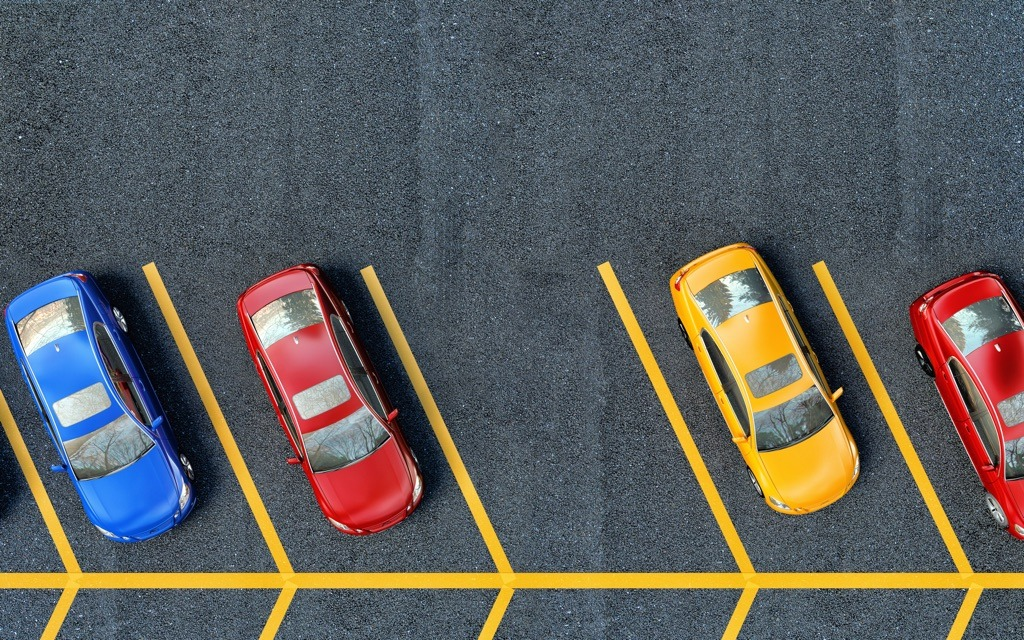
#> input picture parkingslots.jpg, 1024 x 640 px
$ python smartparkingdetect.py
#> lines starting #> are read from the running program, lines starting #| are printed output that depends on the picture; after the words box and inside, x2 and y2 are one past the last pixel; in counts of white or black regions, pixels touching at a corner belong together
import cv2
import numpy as np

# Load the image
img = cv2.imread('parkingslots.jpg')
#> img is the input picture: shape (640, 1024, 3); mean B, G, R 92, 94.1, 94.5
# Convert to grayscale
img_gray = cv2.cvtColor(img, cv2.COLOR_BGR2GRAY)
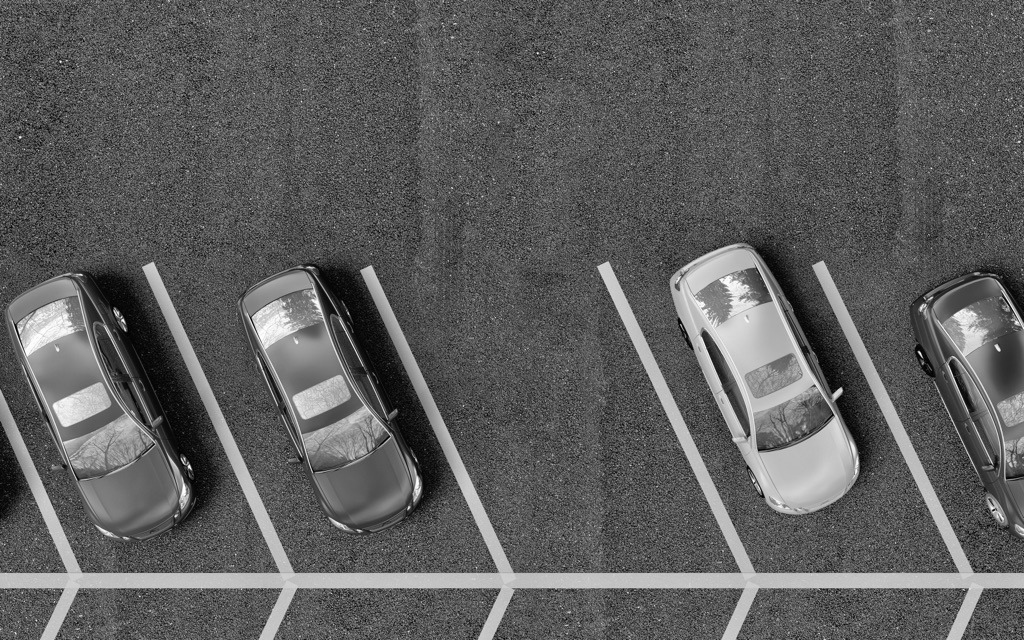
#> img_gray: shape (640, 1024); min 0, max 255, mean 94

# Apply Gaussian Blur
img_blur = cv2.GaussianBlur(img_gray, (5, 5), 1)

# Detect edges using Canny
edges = cv2.Canny(img_blur, 50, 150)
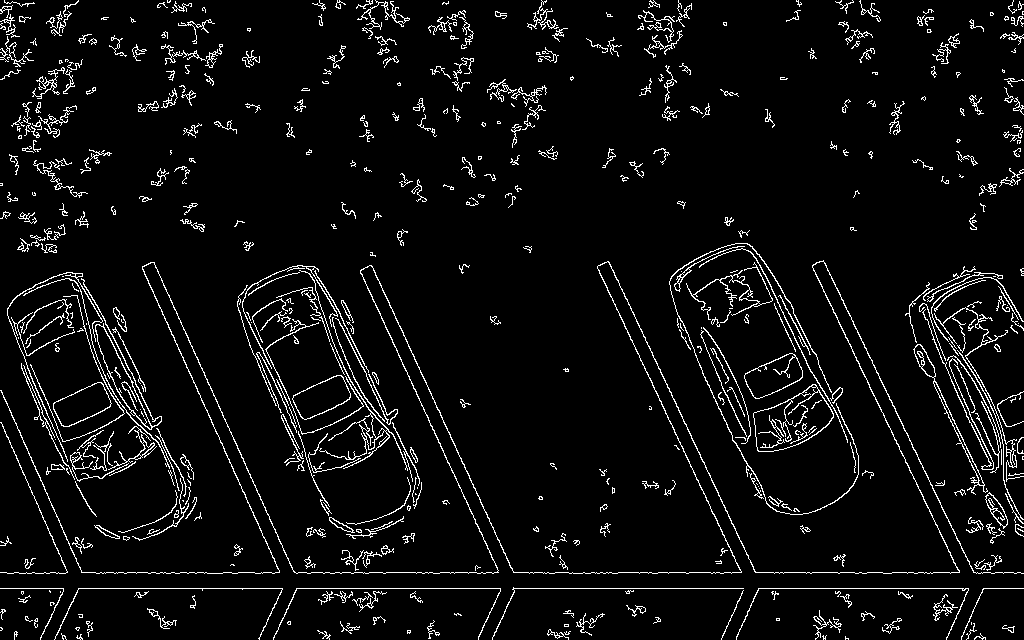
#> edges: shape (640, 1024); 5.4% white in thin lines or dots

# Define parking spot coordinates (x1, y1, x2, y2)
parking_spots = [
    (31, 350, 127, 468),
    (245, 346, 369, 474),
    (470, 327, 599, 468),
    (703, 323, 816, 455),
    (920, 317, 1014, 463)
]

# Function to check if a parking spot is occupied
def check_occupancy(spot):
    x1, y1, x2, y2 = spot
    roi = edges[y1:y2, x1:x2]  # Region of Interest
    non_zero_count = cv2.countNonZero(roi)
    return non_zero_count > 500  # You can adjust the threshold

# Track available and occupied count
available_count = 0
occupied_count = 0

# Check and display each spot
for i, spot in enumerate(parking_spots):
    occupied = check_occupancy(spot)
    color = (0, 0, 255) if occupied else (0, 255, 0)  # Red or Green
    label = "Occupied" if occupied else "Empty"

    # Count the spots
    if occupied:
        occupied_count += 1
    else:
        available_count += 1

    # Draw rectangle and label
    cv2.rectangle(img, (spot[0], spot[1]), (spot[2], spot[3]), color, 2)
    text_pos = (spot[0], spot[1] - 10 if spot[1] - 10 > 10 else spot[1] + 20)
    cv2.putText(img, f"Spot {i+1}: {label}", text_pos, cv2.FONT_HERSHEY_SIMPLEX, 0.6, color, 2)
#> this loop made 5 passes
#> (non_zero_count in check_occupancy, occupied, color, label) on passes 1 to 5: (1379, True, (0, 0, 255), 'Occupied'), (1676, True, (0, 0, 255), 'Occupied'), (27, False, (0, 255, 0), 'Empty'), (1659, True, (0, 0, 255), 'Occupied'), (1866, True, (0, 0, 255), 'Occupied')
#> pass 1, in check_occupancy, `roi = edges[y1:y2, x1:x2]`:
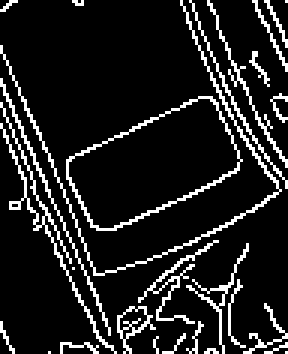
#> roi: shape (118, 96) (shown 3 times larger); 12.2% white in thin lines or dots
#> pass 2, in check_occupancy (call 2), `roi = edges[y1:y2, x1:x2]`:
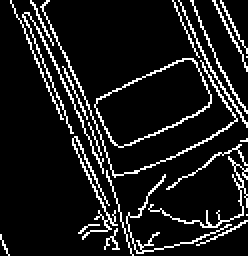
#> roi: shape (128, 124) (shown 2 times larger); 10.6% white in thin lines or dots
#> pass 3, in check_occupancy (call 3), `roi = edges[y1:y2, x1:x2]`:
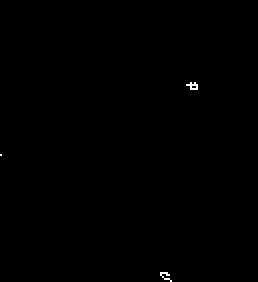
#> roi: shape (141, 129) (shown 2 times larger); 0.15% white in thin lines or dots, all inside (x1, y1, x2, y2) = (0, 41, 99, 141)
#> after the loop:
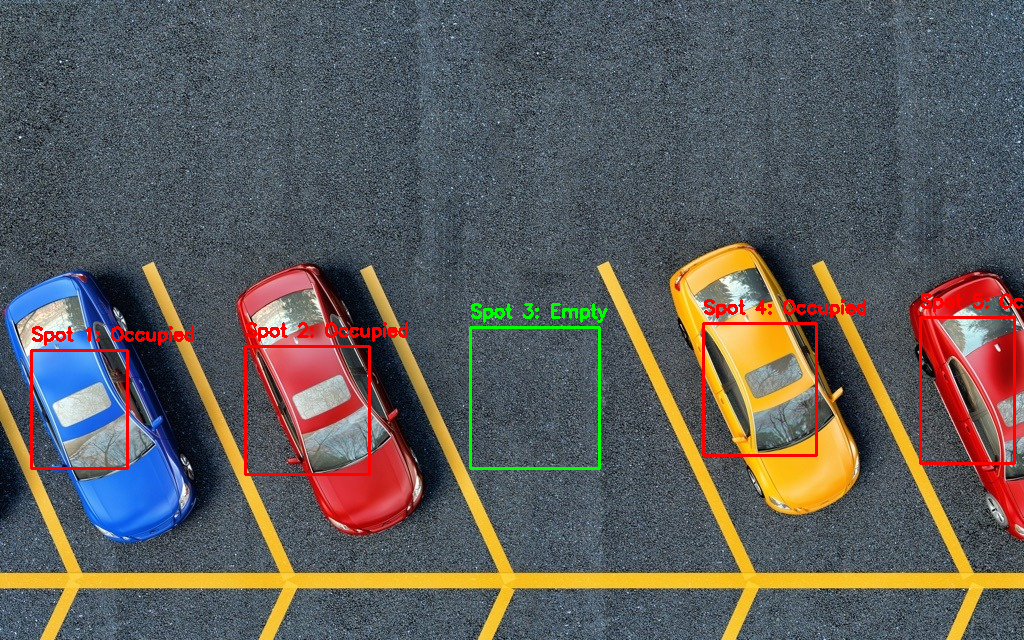
#> img: shape (640, 1024, 3); 1.85% of pixels changed, all inside (x1, y1, x2, y2) = (30, 293, 1023, 476)
#> after the loop, available_count = 1; occupied_count = 4

# Print result to console
print(f"Total Parking Spots: {len(parking_spots)}")
print(f"Occupied Spots: {occupied_count}")
#| Occupied Spots: 4
print(f"Available Spots: {available_count}")
#| Available Spots: 1

# Show result
cv2.imshow('Parking Detection', img)
cv2.waitKey(0)
cv2.destroyAllWindows()

$ run again, with Industrialdefect.jpg copied over parkingslots.jpg
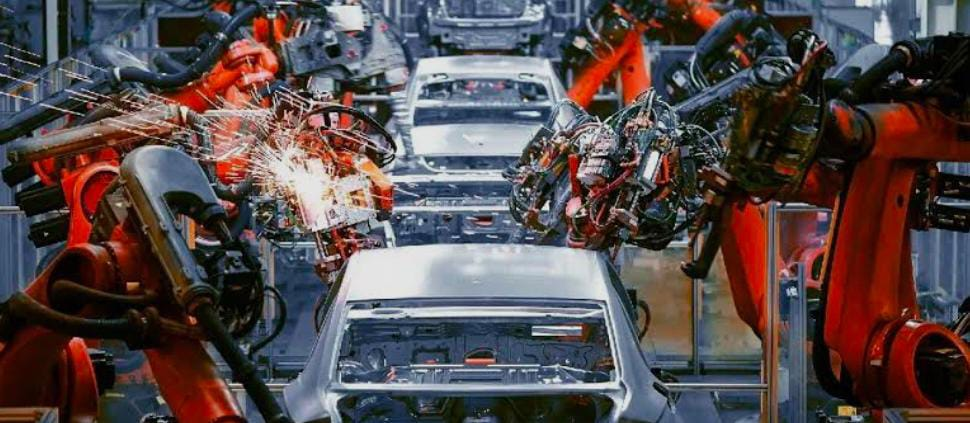
#> input picture Industrialdefect.jpg, 970 x 423 px
#> img is the input picture: shape (423, 970, 3); mean B, G, R 75.6, 74.1, 86.1
#> `edges = cv2.Canny(img_blur, 50, 150)`:
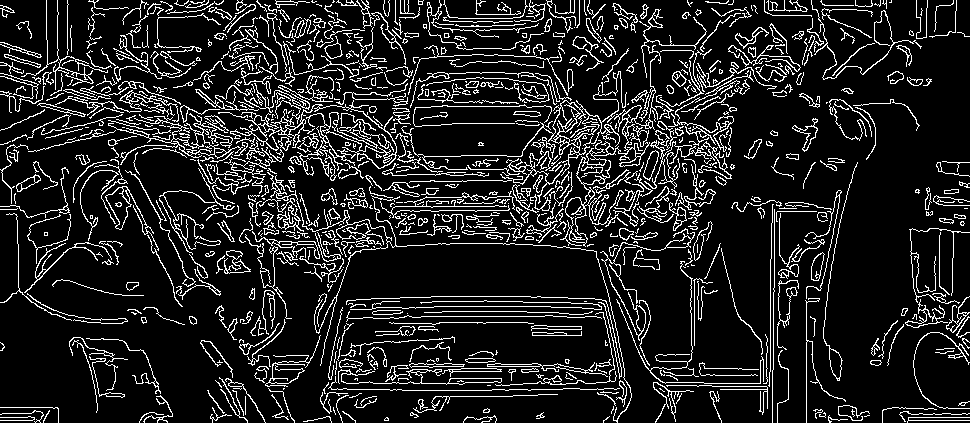
#> edges: shape (423, 970); 13.2% white in thin lines or dots
#> the loop `for i, spot in enumerate(parking_spots):` made 5 passes
#> (non_zero_count in check_occupancy, occupied, color, label) on passes 1 to 5: (417, False, (0, 255, 0), 'Empty'), (1327, True, (0, 0, 255), 'Occupied'), (1222, True, (0, 0, 255), 'Occupied'), (1059, True, (0, 0, 255), 'Occupied'), (656, True, (0, 0, 255), 'Occupied')
#> after the loop `for i, spot in enumerate(parking_spots):`:
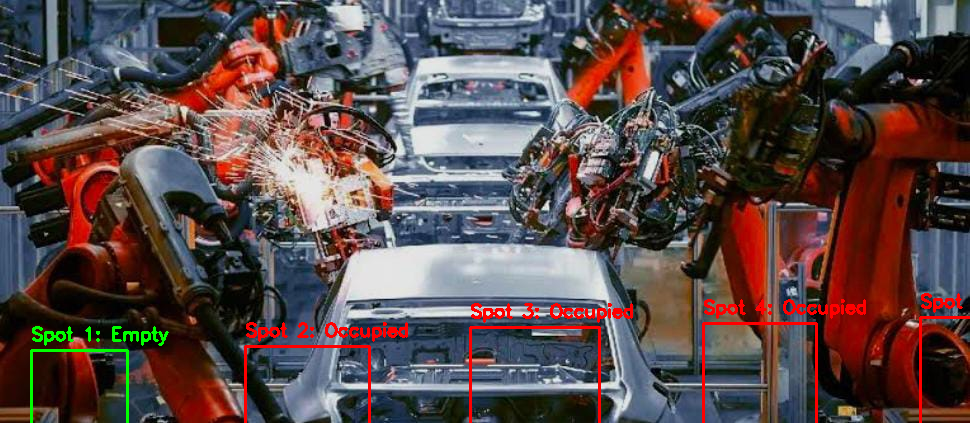
#> img: shape (423, 970, 3); 2.04% of pixels changed, all inside (x1, y1, x2, y2) = (30, 293, 970, 423)
#> after the loop `for i, spot in enumerate(parking_spots):`: available_count = 1; occupied_count = 4
#| Occupied Spots: 4
#| Available Spots: 1
